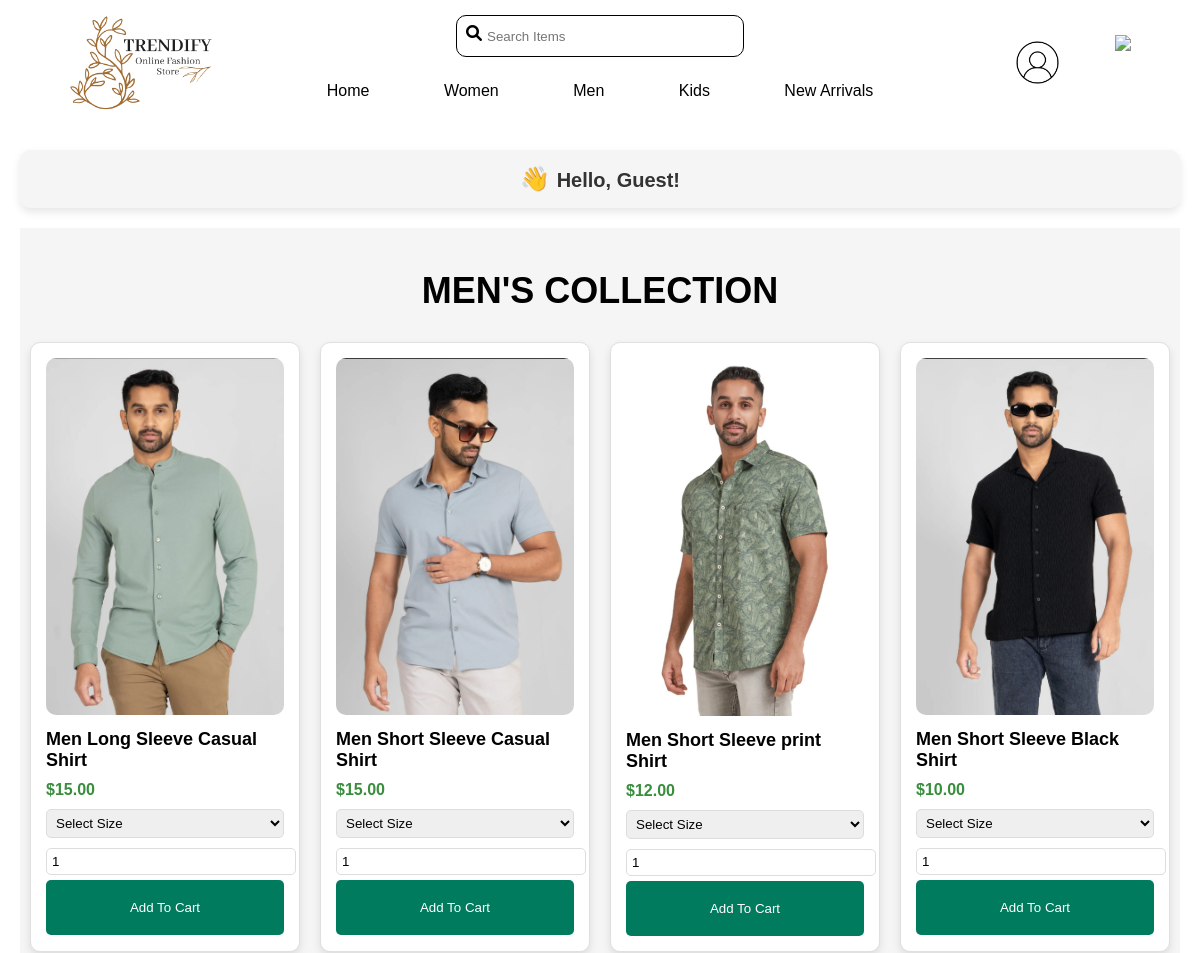
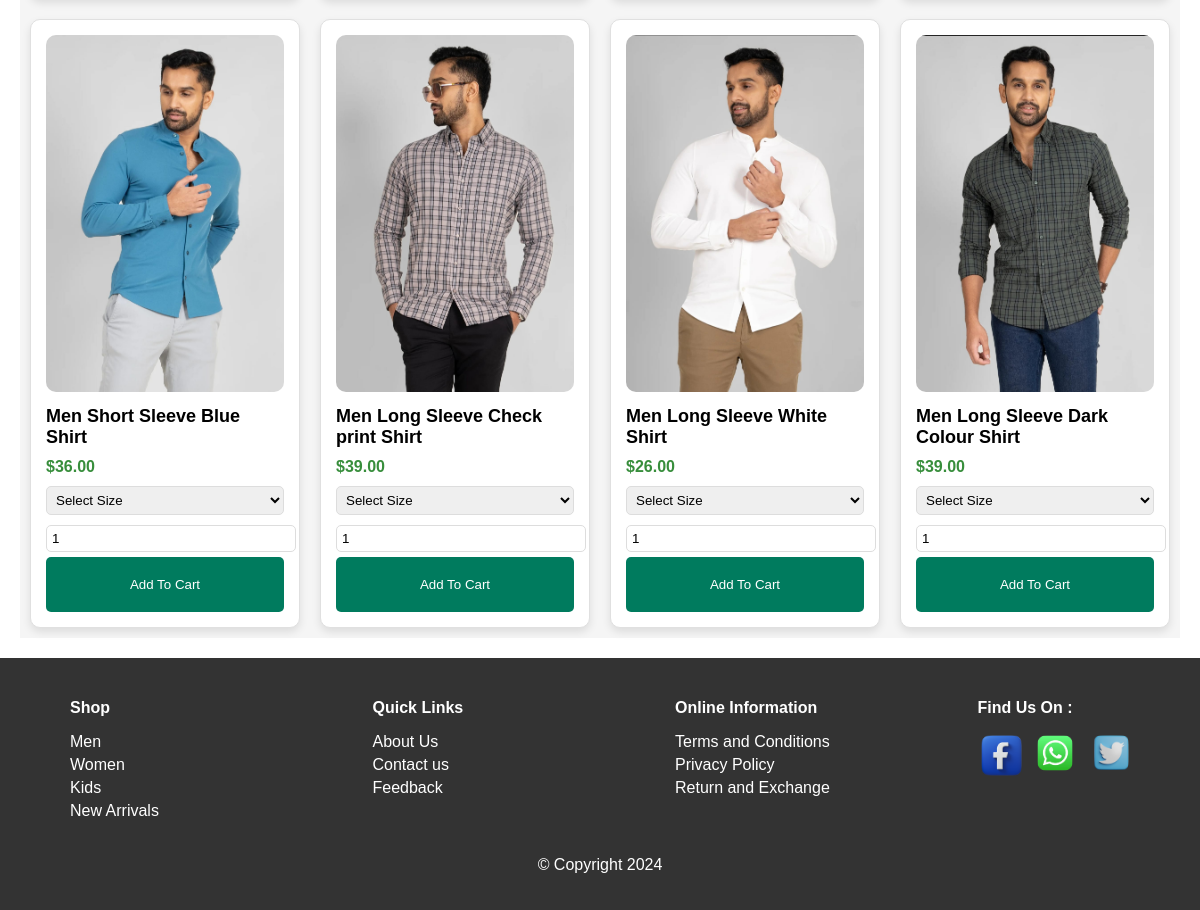
Page /men.php on the committed database (2 pictures, top to bottom).
### tables this page shows
CREATE TABLE `products` (
  `product_id` int(11) NOT NULL,
  `product_name` varchar(255) NOT NULL,
  `product_image` varchar(255) NOT NULL,
  `product_price` float NOT NULL,
  `product_type` varchar(255) NOT NULL
);

### men.php (the view, shortened to what this page needs)
<!DOCTYPE html>
<html>
<head>
    <link rel="stylesheet" href="src/css/women.css" type="text/css">
    <link rel="stylesheet" href="src/css/headerfooter.css">
</head>
<body>
<?php include "header.php"; ?>
<?php
        if(isset($_SESSION["username"])) {
            $username = $_SESSION["username"];
            echo "<div class='welcome-message'>Hello, $username!</div>";
        } else {
            echo "<div class='welcome-message'>Hello, Guest!</div>";
        }
    ?>
<div class = hello>
    <br>
    <h1>MEN'S COLLECTION</h1>
    <div class="pro-container">
        <?php
        $conn = new mysqli('localhost', 'root', '', 'trendify');
        $result = $conn->query("SELECT * FROM products WHERE product_type='Men'");
        while ($row = $result->fetch_assoc()) {
            echo "<div class='pro'>
                    <img src='uploads/{$row['product_image']}' alt='{$row['product_name']}'>
                    <h5>{$row['product_name']}</h5>
                    <h4>$" . number_format($row['product_price'], 2) . "</h4>
                    <select class='size' data-id='{$row['product_id']}'>
                        <option value=''>Select Size</option>
                        <option value='S'>S</option>
                        <option value='M'>M</option>
                        <option value='L'>L</option>
                        <option value='XL'>XL</option>
                        <option value='XXL'>XXL</option>
                    </select>
                    <input type='number' class='quantity' data-id='{$row['product_id']}' value='1' min='1'>
                    <button class='cart-btn' data-id='{$row['product_id']}'>Add To Cart</button>
                  </div>";
        }
        ?>
    </div>
    </div>
    <?php include "footer.php"; ?>
</body>
</html>

### src/css/women.css (style rules this page uses)
.hello { font-family: Arial, sans-serif; margin: 20px; background-color: #f5f5f5; text-align: center; }
.welcome-message { background-color: #f5f5f5; padding: 15px 25px; border-radius: 10px; font-size: 20px; color: #333; text-align: center; margin: 20px; font-family: 'Poppins', sans-serif; font-weight: bold; box-shadow: 0 4px 8px rgba(0, 0, 0, 0.1); }
.welcome-message:before { content: "👋 "; font-size: 24px; }
h1 { font-size: 36px; margin-bottom: 20px; }
.pro-container { display: grid; grid-template-columns: repeat(4, 1fr); gap: 20px; padding: 10px; }
.pro { background-color: #fff; border: 1px solid #e0e0e0; border-radius: 10px; padding: 15px; box-shadow: 0 4px 8px rgba(0, 0, 0, 0.1); transition: transform 0.3s; text-align: left; }
.pro img { width: 100%; border-radius: 10px; height: auto; }
.pro h5 { font-size: 18px; margin: 10px 0; }
.pro h4 { color: #388e3c; margin: 5px 0; }
.pro select, .pro input { width: 100%; padding: 5px; margin: 5px 0; border-radius: 5px; border: 1px solid #ddd; }
.cart-btn { width: 100%; background-color: #007b5e; color: white; padding: 20px; border: none; border-radius: 5px; cursor: pointer; transition: background-color 0.3s; }

### src/css/headerfooter.css (style rules this page uses)
body { font-family:'Poppins', sans-serif; margin: 0; }

### rows in the picture
products: product_image (picture), product_name "Men Long Sleeve Casual Shirt", product_price "15.00"
products: product_image (picture), product_name "Men Short Sleeve Casual Shirt", product_price "15.00"
products: product_image (picture), product_name "Men Short Sleeve print Shirt", product_price "12.00"
products: product_image (picture), product_name "Men Short Sleeve Black Shirt", product_price "10.00"
products: product_image (picture), product_name "Men Short Sleeve Blue Shirt", product_price "36.00"
products: product_image (picture), product_name "Men Long Sleeve Check print Shirt", product_price "39.00"
products: product_image (picture), product_name "Men Long Sleeve White Shirt", product_price "26.00"
products: product_image (picture), product_name "Men Long Sleeve Dark Colour Shirt", product_price "39.00"
